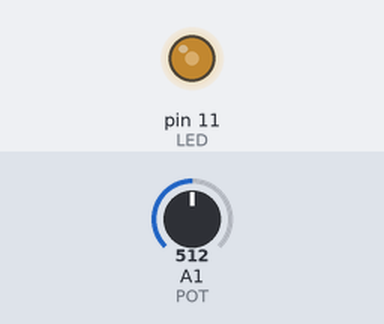
This sketch was run on a simulated Arduino Uno, built with avr-gcc and run on an emulated ATmega328P. Shown: output pins drawn as LEDs (lit = HIGH). The inputs (shaded band) are chosen by the test bench; at power-on: A1 (POT) = 512.

Above: at 1.2 s.
1.3 s: A1 (POT) set to 716
4.3 s: A1 (POT) set to 306
At 4.65 s:
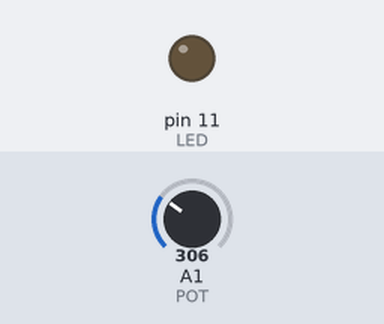
7.3 s: A1 (POT) set to 0
8.8 s: A1 (POT) set to 306
At 11.1 s:
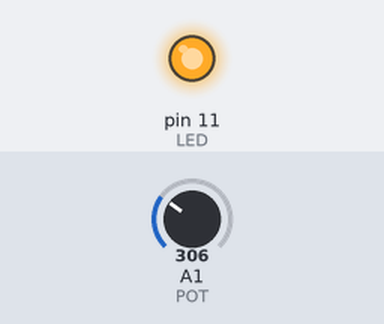
11.8 s: A1 (POT) set to 336
At 12.6 s:
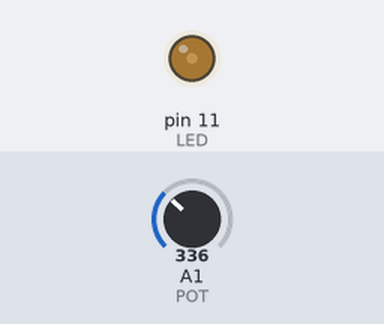
13.3 s: A1 (POT) set to 511
At 13.8 s:
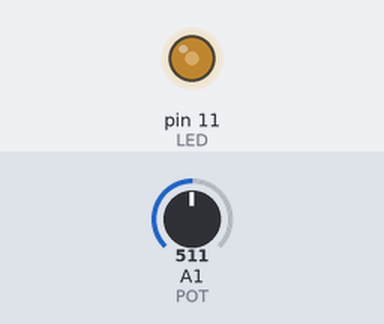
Timing chart, 0 to 15.8 s (numbered marks = the images above; inputs shaded):
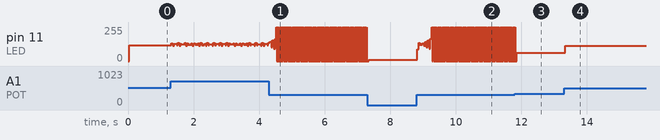

The sketch:

servo-motor-low-level.ino
```cpp
#define POT A1
#define LED 11

unsigned int adcOut;
unsigned int adcOutMapped;

void setup() {
  // declarando porta D11 como SAIDA
  //        76543210
  DDRB |= 0b00001000;
  // declarando porta analogica A0 como entrada
  //        76543210
  DDRC |= 0b00000000;
  // habilitando conversor analogico digital
  // (isso nao inicia uma conversao)
  //           76543210
  ADCSRA |= 0b10000000;
  // selecionando a entrada A0 no multiplexador do
  // conversor analogico-digital
  ADMUX |= 0b00000000;

  pinMode(LED, OUTPUT);

}

void loop() {
//  // iniciando a conversao analogico-digital
//  ADCSRA |= (1 << ADSC);
//  // esperando o fim da conversao
//  while((ADCSRA & (1 << ADSC)) && !(ADCSRA & (1 << ADIF)));
//  // armazenando o resultado da conversão
//  adcOut = ADC;

  adcOut = analogRead(POT);

  adcOutMapped = map(adcOut, 0, 1023, 0, 100000);

  digitalWrite(LED, HIGH);
  delayMicroseconds(adcOutMapped);
  digitalWrite(LED, LOW);
  delayMicroseconds(adcOutMapped);

}
```

Measured:
- the behaviour switches between 335 and 336 on A1 (POT) (found by bisection; images 2 and 3)
- after the input at 13.3 s, pin 11 (LED): 63/255 → 114/255 at once
